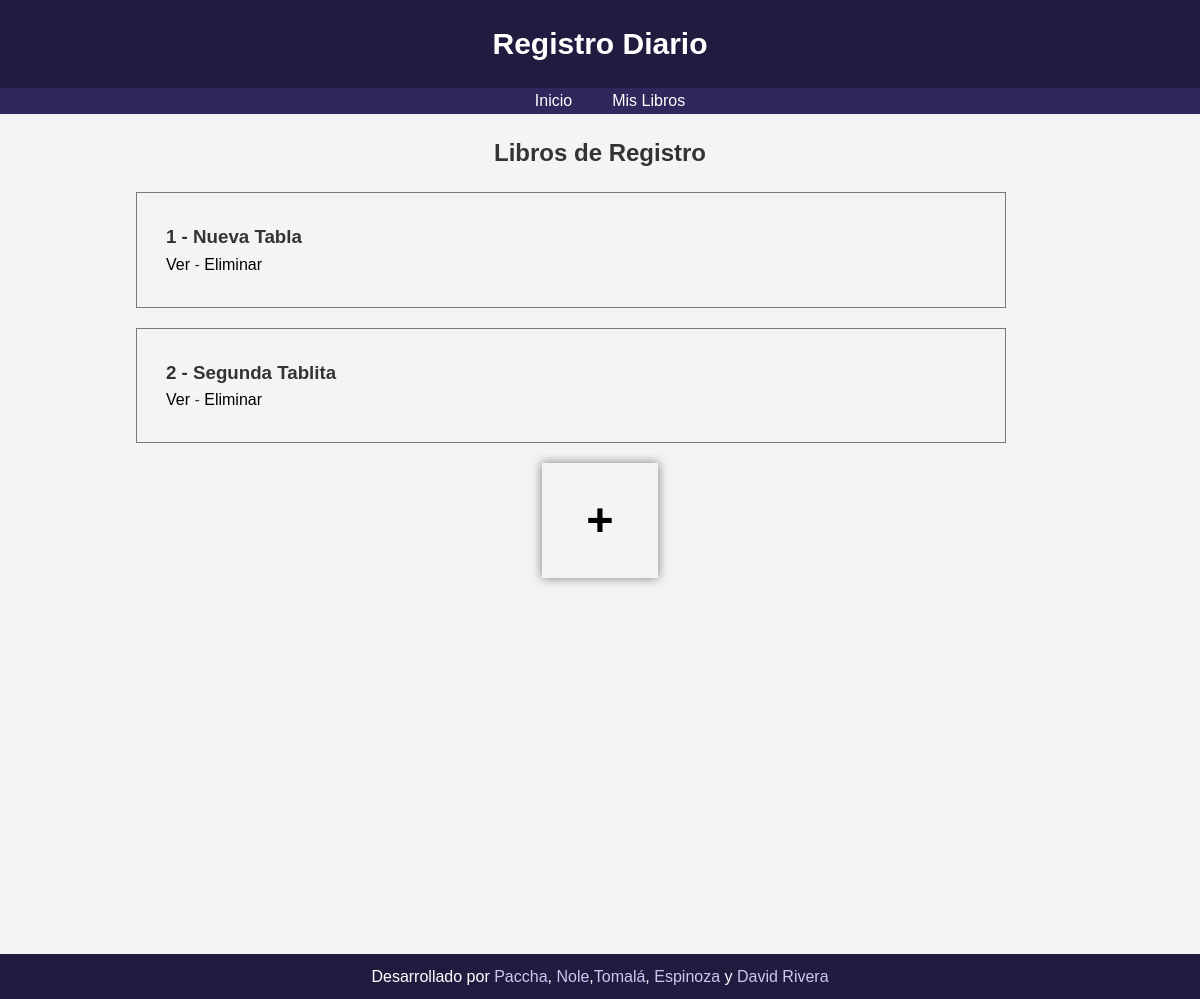
Page /libros_de_registro/ on the earlier database version.
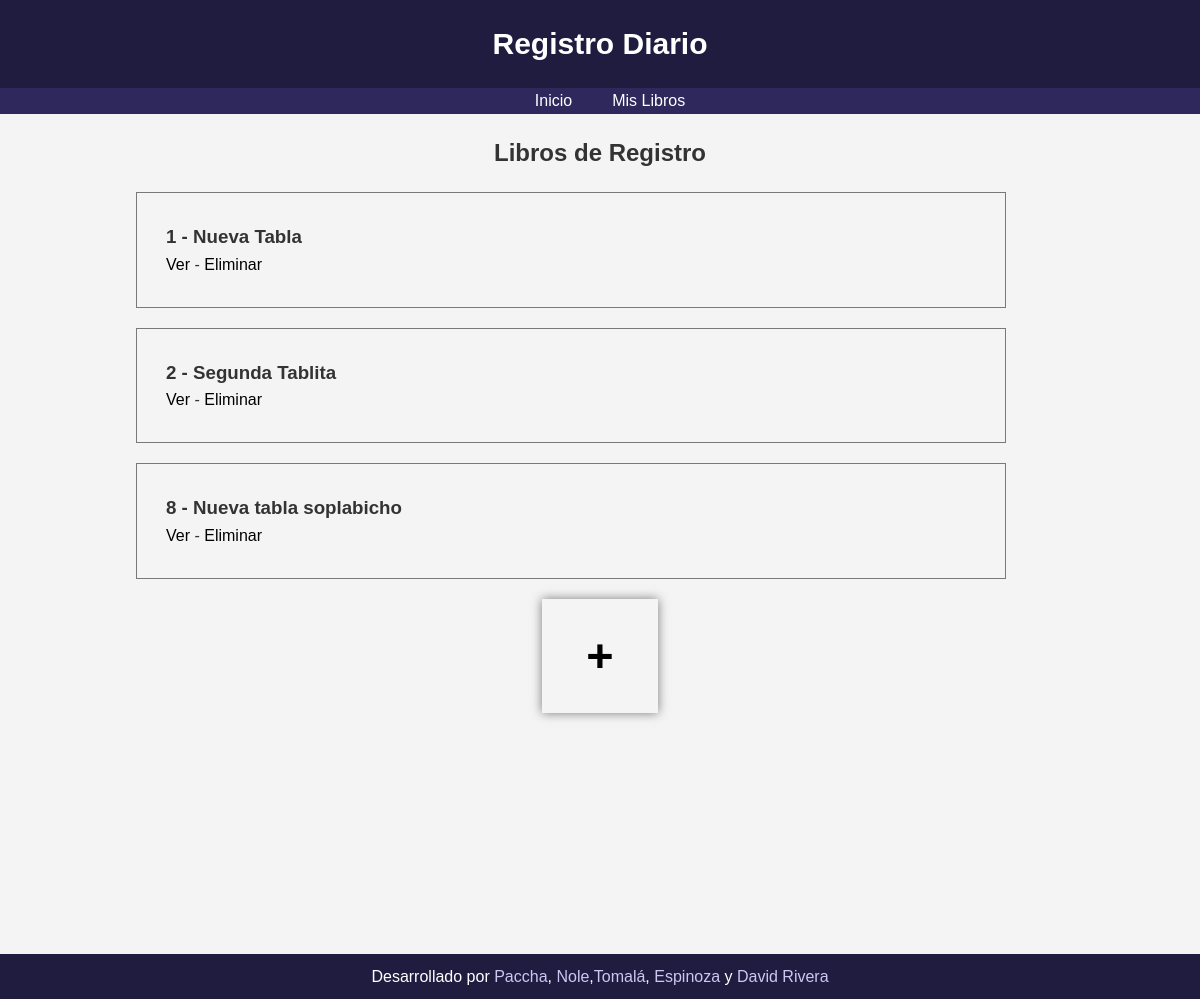
Same page on the later database version.
### app_libro_registro/models.py (models this page shows, shortened)
class TablaRegistro(models.Model):
    descripcion = models.CharField(max_length=100)

### app_libro_registro/views.py (the view)
# urls.py: path('libros_de_registro/', libros_de_registro, name='libros_de_registro'),
def libros_de_registro(request):
    lista_tablas = list(TablaRegistro.objects.values())
    return render(request, 'libros_de_registro.html', {
        'tabla_registro_list': lista_tablas,
        'numero_tablas' : TablaRegistro.objects.count()
        })

### app_libro_registro/templates/libros_de_registro.html (shortened to what this page needs)
{% extends 'layouts/base.html' %}
{% load static %}
{% block extra_css %}
<link rel="stylesheet" href="{% static 'css/libros_de_registro.css' %}">
{% endblock %}
{% block content %}
<h2>Libros de Registro</h2>
{% for tabla in tabla_registro_list %}
<div class="tabla">
  <h3>{{ tabla.id }} - {{ tabla.descripcion }}</h3>
  <a href="{% url 'ver_tabla' tabla.id %}">Ver</a> - <a href="{% url 'eliminar_tabla' tabla.id %}">Eliminar</a>
</div>
{% endfor %}
<div class="agregar"><a href="{% url 'agregar_tabla' %}"><h3>+</h3></a></div>
{% endblock %}

Differences in the rows shown:
added TablaRegistro: id "8", descripcion "Nueva tabla soplabicho"
